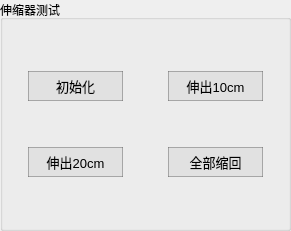
       <widget class="QGroupBox" name="groupBox_43">
        <property name="geometry">
         <rect>
          <x>680</x>
          <y>0</y>
          <width>291</width>
          <height>231</height>
         </rect>
        </property>
        <property name="title">
         <string>伸缩器测试</string>
        </property>
        <layout class="QGridLayout" name="gridLayout_42">
         <property name="leftMargin">
          <number>25</number>
         </property>
         <property name="rightMargin">
          <number>25</number>
         </property>
         <item row="2" column="0">
          <layout class="QHBoxLayout" name="horizontalLayout_199">
           <item>
            <widget class="QPushButton" name="button_telescopicArmTake20_Entry">
             <property name="minimumSize">
              <size>
               <width>95</width>
               <height>30</height>
              </size>
             </property>
             <property name="font">
              <font>
               <pointsize>10</pointsize>
              </font>
             </property>
             <property name="styleSheet">
              <string notr="true">QPushButton{
	border-style:solid;
	border-width:1px;
	color: rgb(0, 0, 0);
	background-color: rgba(225, 225, 225);
	border-color:rgba(100, 100, 100, 120);
}

QPushButton:hover{
	color:rgba(0,0,0,200);
	background-color:rgb(240, 248, 248);
	border-color: rgb(0, 150, 250);
}

QPushButton:pressed{
	border-style:inset;
	color:rgba(0,0,0,150);
	background-color: rgba(225, 225, 225);
	border-color: rgba(0, 163, 245);
}</string>
             </property>
             <property name="text">
              <string>伸出20cm</string>
             </property>
            </widget>
           </item>
           <item>
            <spacer name="horizontalSpacer_126">
             <property name="orientation">
              <enum>Qt::Horizontal</enum>
             </property>
             <property name="sizeHint" stdset="0">
              <size>
               <width>40</width>
               <height>20</height>
              </size>
             </property>
            </spacer>
           </item>
           <item>
            <widget class="QPushButton" name="button_telescopicArmBack_Entry">
             <property name="minimumSize">
              <size>
               <width>95</width>
               <height>30</height>
              </size>
             </property>
             <property name="font">
              <font>
               <pointsize>10</pointsize>
              </font>
             </property>
             <property name="styleSheet">
              <string notr="true">QPushButton{
	border-style:solid;
	border-width:1px;
	color: rgb(0, 0, 0);
	background-color: rgba(225, 225, 225);
	border-color:rgba(100, 100, 100, 120);
}

QPushButton:hover{
	color:rgba(0,0,0,200);
	background-color:rgb(240, 248, 248);
	border-color: rgb(0, 150, 250);
}

QPushButton:pressed{
	border-style:inset;
	color:rgba(0,0,0,150);
	background-color: rgba(225, 225, 225);
	border-color: rgba(0, 163, 245);
}</string>
             </property>
             <property name="text">
              <string>全部缩回</string>
             </property>
            </widget>
           </item>
          </layout>
         </item>
         <item row="1" column="0">
          <layout class="QHBoxLayout" name="horizontalLayout_200">
           <item>
            <widget class="QPushButton" name="button_telescopicArmInit_Entry">
             <property name="minimumSize">
              <size>
               <width>95</width>
               <height>30</height>
              </size>
             </property>
             <property name="font">
              <font>
               <pointsize>10</pointsize>
              </font>
             </property>
             <property name="styleSheet">
              <string notr="true">QPushButton{
	border-style:solid;
	border-width:1px;
	color: rgb(0, 0, 0);
	background-color: rgba(225, 225, 225);
	border-color:rgba(100, 100, 100, 120);
}

QPushButton:hover{
	color:rgba(0,0,0,200);
	background-color:rgb(240, 248, 248);
	border-color: rgb(0, 150, 250);
}

QPushButton:pressed{
	border-style:inset;
	color:rgba(0,0,0,150);
	background-color: rgba(225, 225, 225);
	border-color: rgba(0, 163, 245);
}</string>
             </property>
             <property name="text">
              <string>初始化</string>
             </property>
            </widget>
           </item>
           <item>
            <spacer name="horizontalSpacer_127">
             <property name="orientation">
              <enum>Qt::Horizontal</enum>
             </property>
             <property name="sizeHint" stdset="0">
              <size>
               <width>40</width>
               <height>20</height>
              </size>
             </property>
            </spacer>
           </item>
           <item>
            <widget class="QPushButton" name="button_telescopicArmTake10_Entry">
             <property name="minimumSize">
              <size>
               <width>95</width>
               <height>30</height>
              </size>
             </property>
             <property name="font">
              <font>
               <pointsize>10</pointsize>
              </font>
             </property>
             <property name="styleSheet">
              <string notr="true">QPushButton{
	border-style:solid;
	border-width:1px;
	color: rgb(0, 0, 0);
	background-color: rgba(225, 225, 225);
	border-color:rgba(100, 100, 100, 120);
}

QPushButton:hover{
	color:rgba(0,0,0,200);
	background-color:rgb(240, 248, 248);
	border-color: rgb(0, 150, 250);
}

QPushButton:pressed{
	border-style:inset;
	color:rgba(0,0,0,150);
	background-color: rgba(225, 225, 225);
	border-color: rgba(0, 163, 245);
}</string>
             </property>
             <property name="text">
              <string>伸出10cm</string>
             </property>
            </widget>
           </item>
          </layout>
         </item>
        </layout>
       </widget>
